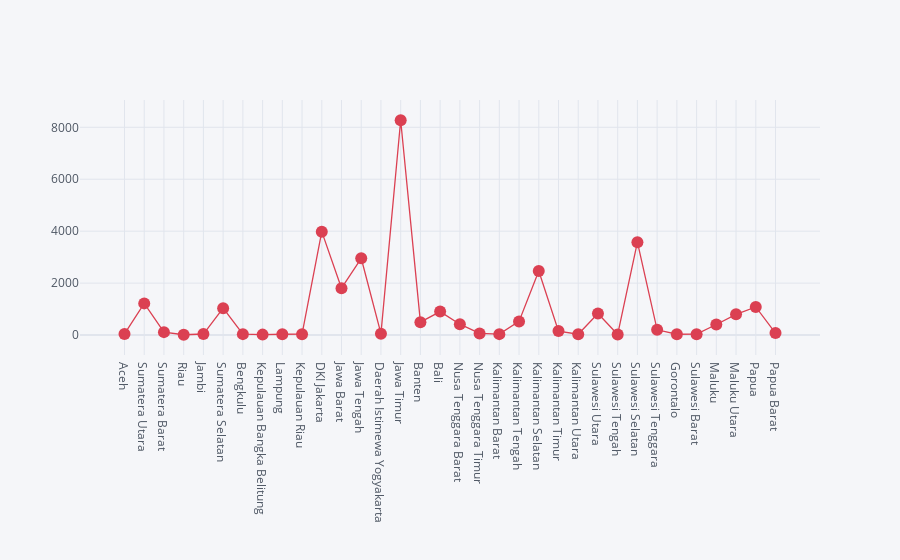

Here is the notebook cell this chart was saved with:
### Code cell
df.iplot(kind = "scatter", x = "Provinsi", y = "Kasus Aktiv", mode = "lines+markers+text", colors = 'red')

### Figure 1 — Plotly figure (JSON) as saved in the notebook; plotly's stock layout.template omitted (floating-point values rounded to 4 significant figures)
{"data": [{"line": {"color": "rgba(219, 64, 82, 1.0)", "dash": "solid", "shape": "linear", "width": 1.3}, "marker": {"size": 12, "symbol": "circle"}, "mode": "lines+markers+text", "name": "Kasus Aktiv", "text": "", "type": "scatter", "x": ["Aceh", "Sumatera Utara", "Sumatera Barat", "Riau", "Jambi", "Sumatera Selatan", "Bengkulu", "Kepulauan Bangka Belitung", "Lampung", "Kepulauan Riau", "DKI Jakarta", "Jawa Barat", "Jawa Tengah", "Daerah Istimewa Yogyakarta", "Jawa Timur", "Banten", "Bali", "Nusa Tenggara Barat", "Nusa Tenggara Timur", "Kalimantan Barat", "Kalimantan Tengah", "Kalimantan Selatan", "Kalimantan Timur", "Kalimantan Utara", "Sulawesi Utara", "Sulawesi Tengah", "Sulawesi Selatan", "Sulawesi Tenggara", "Gorontalo", "Sulawesi Barat", "Maluku", "Maluku Utara", "Papua", "Papua Barat"], "y": [43, 1219, 112, 11, 39, 1034, 35, 16, 30, 34, 3982, 1804, 2956, 53, 8272, 496, 903, 417, 63, 35, 525, 2469, 152, 30, 829, 22, 3577, 202, 31, 33, 406, 798, 1081, 77]}], "layout": {"legend": {"bgcolor": "#F5F6F9", "font": {"color": "#4D5663"}}, "paper_bgcolor": "#F5F6F9", "plot_bgcolor": "#F5F6F9", "title": {"font": {"color": "#4D5663"}}, "xaxis": {"gridcolor": "#E1E5ED", "showgrid": true, "tickfont": {"color": "#4D5663"}, "title": {"font": {"color": "#4D5663"}, "text": ""}, "zerolinecolor": "#E1E5ED"}, "yaxis": {"gridcolor": "#E1E5ED", "showgrid": true, "tickfont": {"color": "#4D5663"}, "title": {"font": {"color": "#4D5663"}, "text": ""}, "zerolinecolor": "#E1E5ED"}}}
